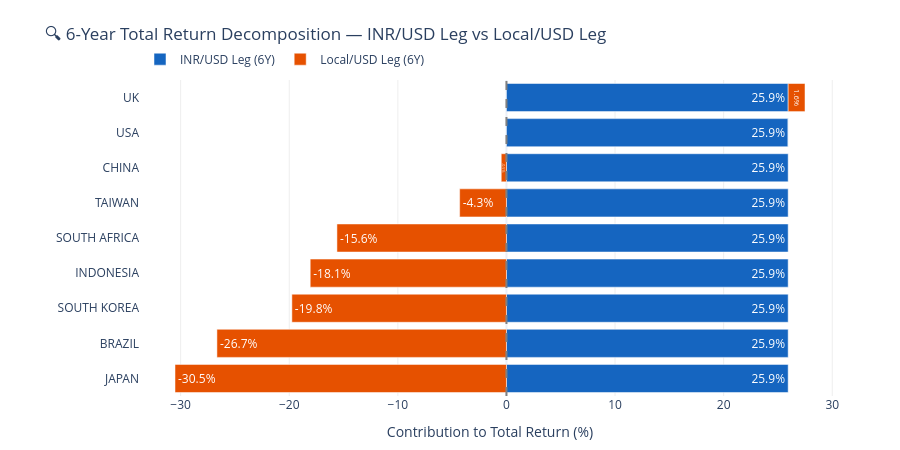

Notebook code cell kept with this figure:
### Code cell
# ── Graph 8: Contribution breakdown for total period — stacked horizontal bar ──
total_sorted2 = total_df.sort_values('Total Net Return (%)')

fig = go.Figure()
fig.add_trace(go.Bar(
    y=total_sorted2['Country'],
    x=total_sorted2['USDINR Total Contribution'],
    name='INR/USD Leg (6Y)',
    orientation='h',
    marker_color='#1565C0',
    text=[f'{v:.1f}%' for v in total_sorted2['USDINR Total Contribution']],
    textposition='inside'
))
fig.add_trace(go.Bar(
    y=total_sorted2['Country'],
    x=total_sorted2['Local/USD Total Contribution'],
    name='Local/USD Leg (6Y)',
    orientation='h',
    marker_color='#E65100',
    text=[f'{v:.1f}%' for v in total_sorted2['Local/USD Total Contribution']],
    textposition='inside'
))

fig.update_layout(
    title=dict(text='🔍 6-Year Total Return Decomposition — INR/USD Leg vs Local/USD Leg', font=dict(size=17)),
    barmode='relative',
    xaxis_title='Contribution to Total Return (%)',
    height=450,
    plot_bgcolor='rgba(0,0,0,0)',
    xaxis=dict(gridcolor='#eee'),
    legend=dict(orientation='h', yanchor='bottom', y=1.02),
    margin=dict(l=140, r=60, t=80, b=50)
)
fig.add_vline(x=0, line_dash='dash', line_color='gray')
fig.show()

### Figure 1 — Plotly figure (JSON) as saved in the notebook; plotly's stock layout.template omitted (floating-point values rounded to 4 significant figures)
{"data": [{"marker": {"color": "#1565C0"}, "name": "INR/USD Leg (6Y)", "orientation": "h", "text": ["25.9%", "25.9%", "25.9%", "25.9%", "25.9%", "25.9%", "25.9%", "25.9%", "25.9%"], "textposition": "inside", "type": "bar", "x": [25.94, 25.94, 25.94, 25.94, 25.94, 25.94, 25.94, 25.94, 25.94], "y": ["JAPAN", "BRAZIL", "SOUTH KOREA", "INDONESIA", "SOUTH AFRICA", "TAIWAN", "CHINA", "USA", "UK"]}, {"marker": {"color": "#E65100"}, "name": "Local/USD Leg (6Y)", "orientation": "h", "text": ["-30.5%", "-26.7%", "-19.8%", "-18.1%", "-15.6%", "-4.3%", "-0.5%", "0.0%", "1.6%"], "textposition": "inside", "type": "bar", "x": [-30.52, -26.66, -19.76, -18.07, -15.61, -4.31, -0.48, 0.0, 1.55], "y": ["JAPAN", "BRAZIL", "SOUTH KOREA", "INDONESIA", "SOUTH AFRICA", "TAIWAN", "CHINA", "USA", "UK"]}], "layout": {"barmode": "relative", "height": 450, "legend": {"orientation": "h", "y": 1.02, "yanchor": "bottom"}, "margin": {"b": 50, "l": 140, "r": 60, "t": 80}, "plot_bgcolor": "rgba(0,0,0,0)", "shapes": [{"line": {"color": "gray", "dash": "dash"}, "type": "line", "x0": 0, "x1": 0, "xref": "x", "y0": 0, "y1": 1, "yref": "y domain"}], "title": {"font": {"size": 17}, "text": "🔍 6-Year Total Return Decomposition — INR/USD Leg vs Local/USD Leg"}, "xaxis": {"gridcolor": "#eee", "title": {"text": "Contribution to Total Return (%)"}}}}
